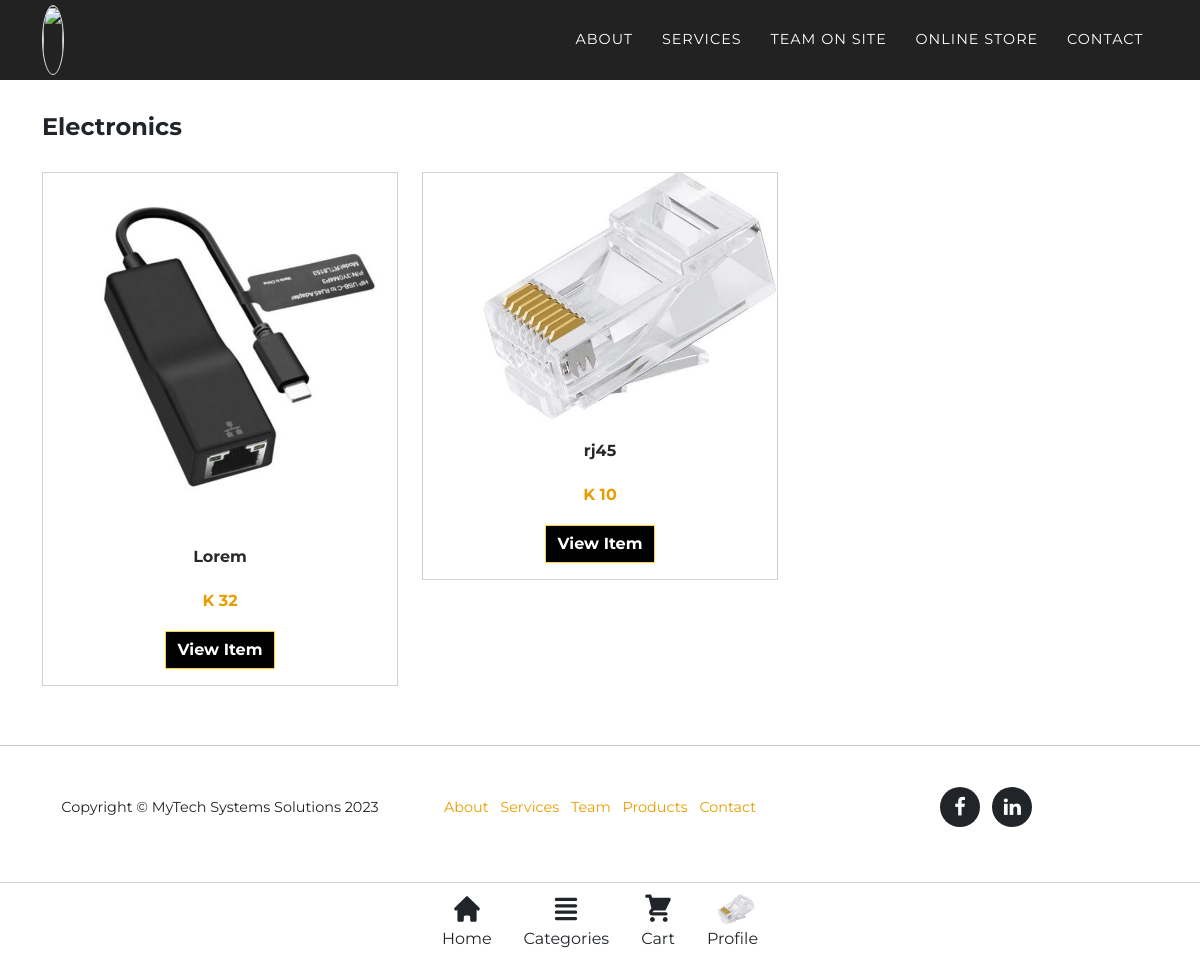
/online_store/category_details/1, run on the app's committed database.
### online_store/models.py (models this page shows, shortened)
class Category(models.Model):
    name = models.CharField(max_length=100)
    desc = models.TextField()
    image = models.ImageField(upload_to='images/categories' , blank=True, null=True)

class Product(models.Model):
    name = models.CharField(max_length=100)
    desc = models.TextField()
    price = models.IntegerField()
    image = models.ImageField(upload_to='images/products')
    category = models.ForeignKey('Category',on_delete=models.CASCADE)
    condition= models.TextField()
    quantity = models.PositiveIntegerField(default=1)
    shipping = models.TextField()
    availability = models.BooleanField(default=True)

### online_store/views.py (the view)
# urls.py: path('category_details/<int:id>', views.category_details, name = "category_details"),
def category_details(request,id):
    return render(request , "online_store/category_details.html" ,{
        "title" : Category.objects.get(pk=id),
        "list" : Product.objects.all(),
    })

### online_store/templates/online_store/category_details.html (shortened to what this page needs)
{% extends "online_store/layout.html" %}
{% load static %}
{% block body %}
<div class="container" style="margin-top: 113px;">
    <h1 style="font-size: x-large;">{{title.name}}</h1>
</div>
<div class="container" style="margin-bottom: 30px;margin-top: 30px;">
    <div class="row">
        {% for item in list %}
        {% if item.category.name == title.name %}
        <div class="col-md-4"><a href="{% url 'product_details' id=item.id%}">
                <div class="card" style="border-radius: 0px;margin-bottom: 29px;"><img class="card-img-top w-100  d-block" style="border-radius: 1px; " src="{{item.image.url}}">
                    <div class="card-body">
                        <p class="card-text" style="text-align: center;"><strong><span style="color: rgb(40, 40, 40);"> {{item.name}} </span></strong></p>
                        <p style="font-weight: bold;color: var(--bs-primary);text-align: center;">K {{item.price}}</p>
                        <center>
                            <button class="btn btn-primary" type="button" style="background-color: rgb(0, 0, 0); border-radius: 0px;">View Item</button>
                        </center>
                    </div>
                </div>
            </a></div>
            {% endif %}
       {% endfor %}
    </div>
</div>
<hr>
{% endblock %}

### static/css/bs-theme-overrides.css (style rules this page uses)
:root, [data-bs-theme=light] { --bs-primary: #e89e01; --bs-primary-rgb: 232,158,1; --bs-primary-text-emphasis: #5D3F00; --bs-primary-bg-subtle: #FAECCC; --bs-primary-border-subtle: #F6D899; }
.btn-primary { --bs-btn-color: #000000; --bs-btn-bg: #e89e01; --bs-btn-border-color: #e89e01; --bs-btn-hover-color: #000000; --bs-btn-hover-bg: #EBAD27; --bs-btn-hover-border-color: #EAA81A; --bs-btn-focus-shadow-rgb: 35,24,0; --bs-btn-active-color: #000000; --bs-btn-active-bg: #EDB134; --bs-btn-active-border-color: #EAA81A; --bs-btn-disabled-color: #000000; --bs-btn-disabled-bg: #e89e01; --bs-btn-disabled-border-color: #e89e01; }

### data on the page
Category: name "Electronics"
Product: image (picture), name "Lorem", price "32"
Product: image (picture), name "rj45", price "10"
